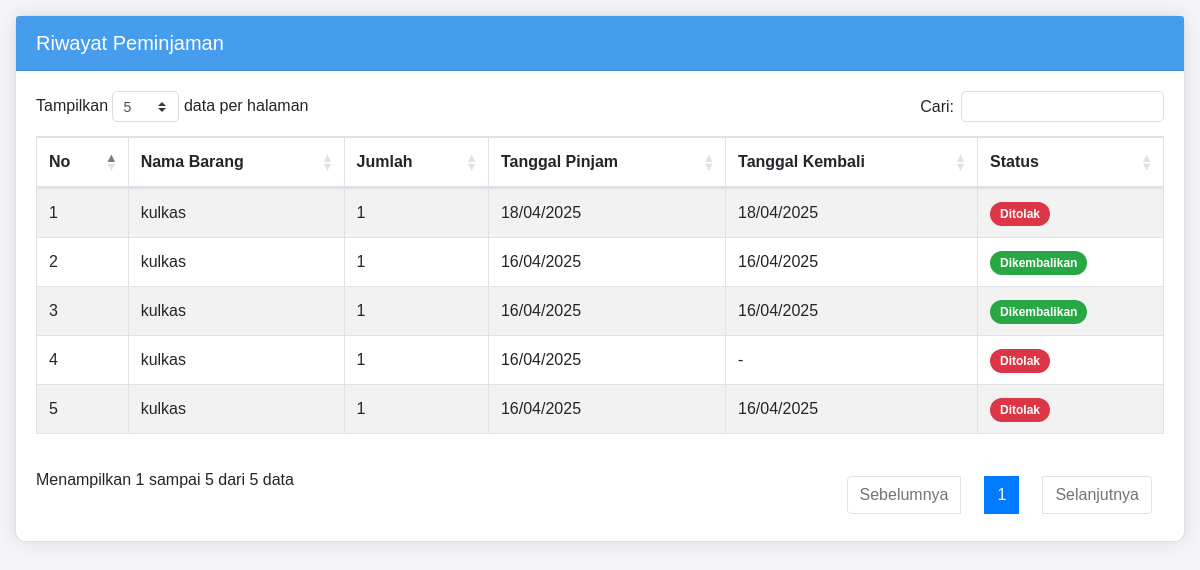
The app's page /daftarpinjam.php (signed in) with its own data.
### tables this page shows
CREATE TABLE `peminjaman` (
  `id` int(11) NOT NULL,
  `user_id` int(11) NOT NULL,
  `item_id` int(11) NOT NULL,
  `tanggal_pinjam` date NOT NULL,
  `tanggal_kembali` date DEFAULT NULL,
  `jumlah` int(11) NOT NULL,
  `status` enum('diajukan','menunggu konfirmasi','dipinjam','dikembalikan','ditolak') NOT NULL DEFAULT 'diajukan'
);

CREATE TABLE `items` (
  `id` int(11) NOT NULL,
  `qrcode_image` varchar(255) DEFAULT NULL,
  `name` varchar(150) NOT NULL,
  `item_code` varchar(50) DEFAULT NULL,
  `category_id` int(11) DEFAULT NULL,
  `purchase_date` date DEFAULT NULL,
  `price` decimal(10,2) DEFAULT NULL,
  `image` varchar(255) DEFAULT NULL,
  `item_condition` varchar(255) DEFAULT NULL,
  `room_id` int(11) DEFAULT NULL,
  `quantity` int(11) NOT NULL DEFAULT 1,
  `barcode` varchar(255) DEFAULT NULL,
  `status` enum('bisadipinjam','tidakbisadipinjam') NOT NULL DEFAULT 'bisadipinjam',
  `total` int(11) NOT NULL,
  `repair_status` enum('tidak_diperbaiki','diperbaiki') NOT NULL DEFAULT 'tidak_diperbaiki'
);

### daftarpinjam.php (the view, shortened to what this page needs)
<?php
include "config.php";
$user_id = $_SESSION['user_id'];
$query = $conn->prepare("SELECT p.id, i.name, p.tanggal_pinjam, p.tanggal_kembali, p.status, p.jumlah
                         FROM peminjaman p
                         JOIN items i ON p.item_id = i.id
                         WHERE p.user_id = ?
                         ORDER BY p.tanggal_pinjam DESC");
$query->bind_param("i", $user_id);
$query->execute();
$result = $query->get_result();
?>
<!DOCTYPE html>
<html lang="id">
<head>
    <link rel="stylesheet" href="https://cdn.datatables.net/1.11.5/css/dataTables.bootstrap4.min.css">
    <link rel="stylesheet" href="https://stackpath.bootstrapcdn.com/bootstrap/4.5.2/css/bootstrap.min.css">
</head>
<body>
    <div class="card">
        <div class="card-header">
            <h5 class="mb-0">Riwayat Peminjaman</h5>
        </div>
        <div class="card-body">
            <table id="riwayatTable" class="table table-striped table-bordered">
                <thead>
                    <tr>
                        <th>No</th>
                        <th>Nama Barang</th>
                        <th>Jumlah</th>
                        <th>Tanggal Pinjam</th>
                        <th>Tanggal Kembali</th>
                        <th>Status</th>
                    </tr>
                </thead>
                <tbody>
                    <?php
                    $no = 1;
                    while ($row = $result->fetch_assoc()):
                    ?>
                    <tr>
                        <td><?= $no++ ?></td>
                        <td><?= htmlspecialchars($row['name']) ?></td>
                        <td><?= htmlspecialchars($row['jumlah']) ?></td>
                        <td><?= date('d/m/Y', strtotime($row['tanggal_pinjam'])) ?></td>
                        <td><?= $row['tanggal_kembali'] ? date('d/m/Y', strtotime($row['tanggal_kembali'])) : '-' ?></td>
                        <td>
                            <span class="status-badge status-<?= strtolower($row['status']) ?>">
                                <?= ucfirst($row['status']) ?>
                            </span>
                        </td>
                    </tr>
                    <?php endwhile; ?>
                </tbody>
            </table>
        </div>
    </div>
</body>
</html>

### daftarpinjam.php (style rules this page uses)
body { font-family: Arial, sans-serif; margin: 0; padding: 15px; background-color: #f4f4f9; }
.card { background: white; border-radius: 10px; box-shadow: 0 0 20px rgba(0, 0, 0, 0.1); margin-bottom: 20px; }
.card-header { background: #469CED; color: white; padding: 15px 20px; border-radius: 10px 10px 0 0; }
.card-body { padding: 20px; }
table.dataTable { width: 100% !important; margin-bottom: 20px !important; }
.status-badge { padding: 5px 10px; border-radius: 15px; font-size: 12px; font-weight: 600; }
.status-dikembalikan { background: #28a745; color: white; }
.status-ditolak { background: #dc3545; color: white; }

### records on screen
peminjaman: item.name "kulkas", jumlah "1", tanggal_pinjam "18/04/2025", tanggal_kembali "18/04/2025", status "Ditolak"
peminjaman: item.name "kulkas", jumlah "1", tanggal_pinjam "16/04/2025", tanggal_kembali "16/04/2025", status "Dikembalikan"
peminjaman: item.name "kulkas", jumlah "1", tanggal_pinjam "16/04/2025", tanggal_kembali "16/04/2025", status "Dikembalikan"
peminjaman: item.name "kulkas", jumlah "1", tanggal_pinjam "16/04/2025", status "Ditolak"
peminjaman: item.name "kulkas", jumlah "1", tanggal_pinjam "16/04/2025", tanggal_kembali "16/04/2025", status "Ditolak"
